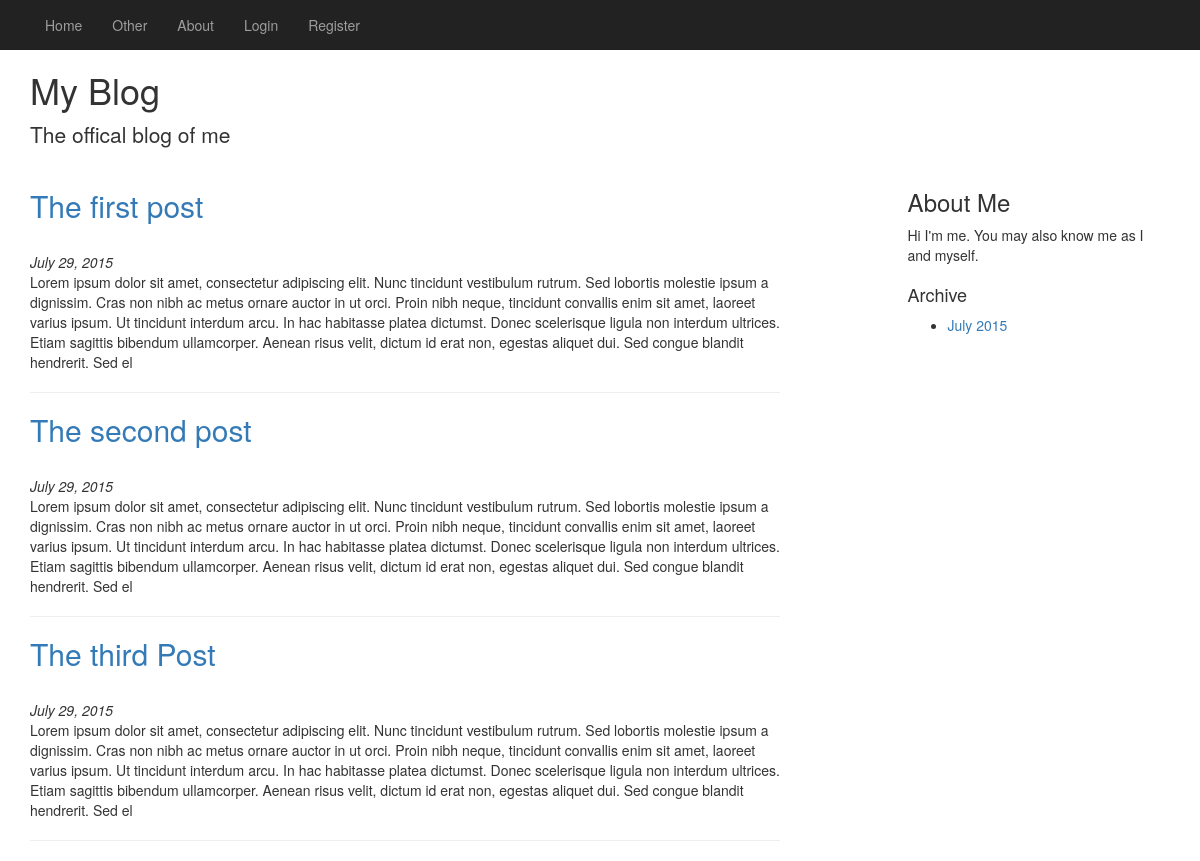
/blog/, run on an earlier commit of the app's database.
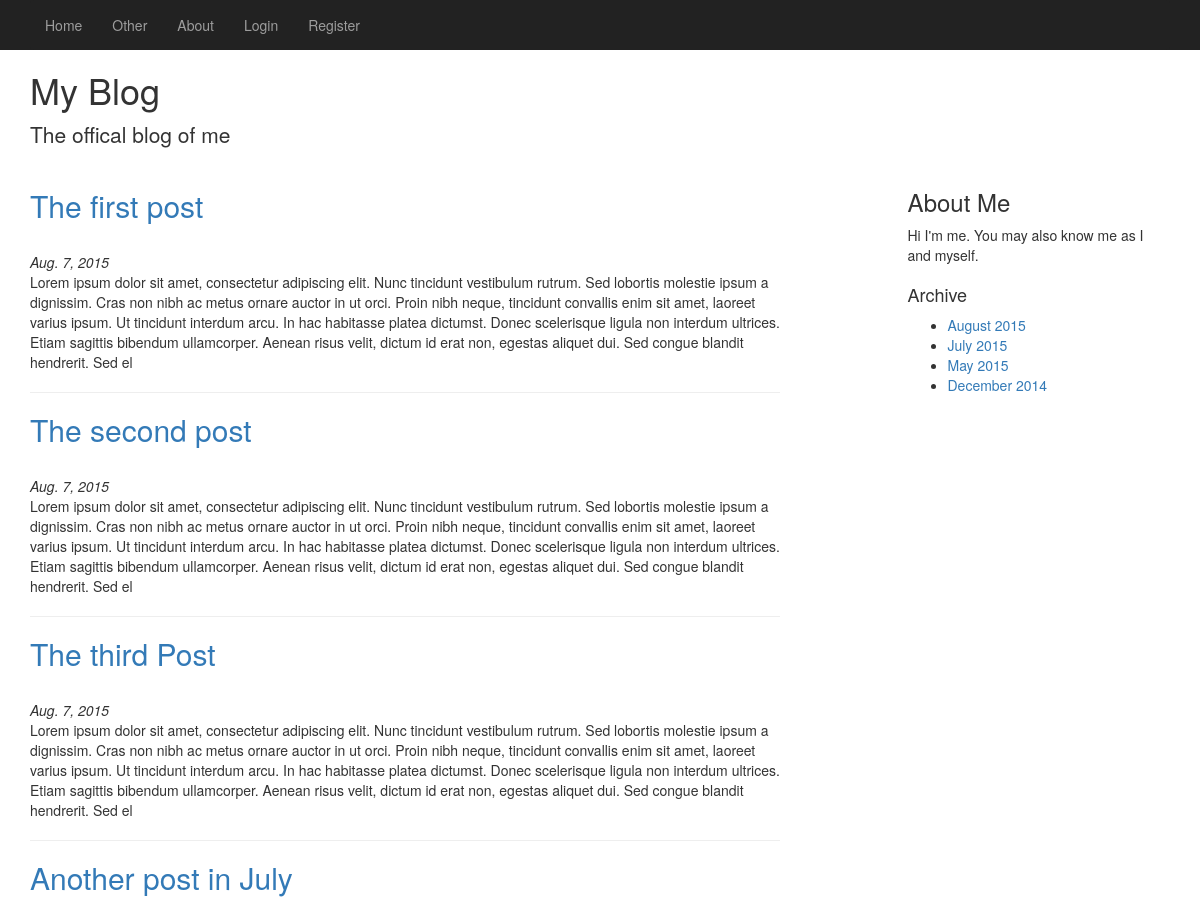
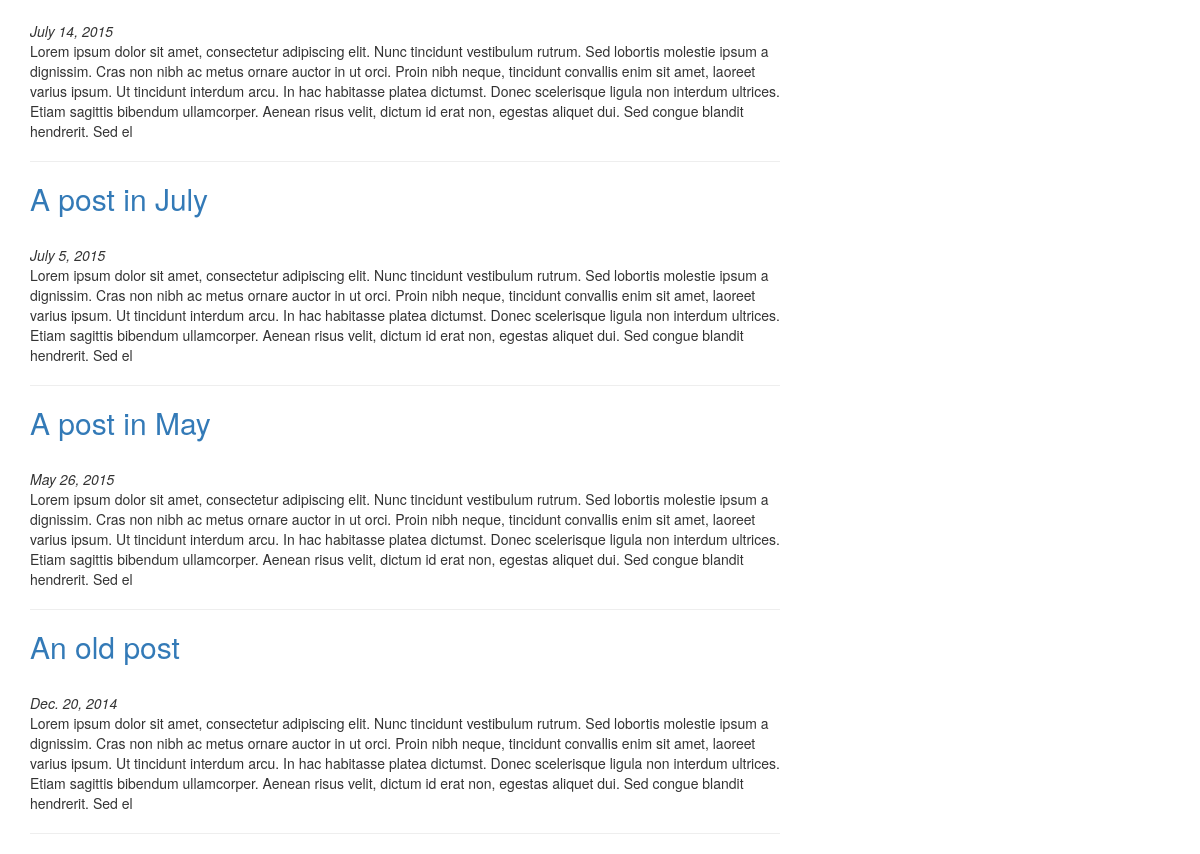
And on a later commit of the database (2 pictures, top to bottom).
### blog/models.py (models this page shows, shortened)
class BlogPost(models.Model):
    title = models.CharField(max_length=128)
    author = models.CharField(max_length=64)
    pubDate = models.DateField()
    slug = models.SlugField()
    body = models.TextField()
    summary = models.TextField()

### blog/views.py (the view)
def index(request):
    posts = BlogPost.objects.order_by('-pubDate')
    context_dict = {'posts': posts}
    return render(request, 'blog/index.html', context_dict)

### blog/templatetags/blog_extras.py (called while the page is built)
@register.inclusion_tag('blog/archive_template.html')
def print_dates():
    dates = []
    slugs = []
    posts = BlogPost.objects.all().order_by('-pubDate')
    for post in posts:
        date = post.pubDate.strftime("%B %Y")
        if date not in dates:
            dates.append(date)
    context_dict = {"dates": dates, "slugs": slugs}
    return context_dict

### templates/blog/index.html
{% extends 'blog/base.html' %}
{% block body_block %}
    {% if posts %}
        {% for post in posts %}
            <div>
                <h2 class="post-title">
                    <a href="{% url 'post' post.slug %}">{{ post.title }}</a>
                </h2>
                <br/>
                <em class="pubdate">{{ post.pubDate }}</em>
                <br/>
                <p class="post-summary">
                    {{ post.summary }}
                </p>
                <hr/>
            </div>
        {% endfor %}
    {% else %}
        There aren't any blog posts yet!
    {% endif %}
{% endblock %}

### templates/blog/base.html (shortened to what this page needs)
<!DOCTYPE html>
{% load staticfiles %}
{% load blog_extras %}
<html>
<head>
    <link rel="stylesheet" href="{% static 'bootstrap/css/bootstrap.css' %}">
    <link rel="stylesheet" href="{% static 'css/base.css' %}">
</head>
<body>
    <div class="blog-masthead">
        <div class="container">
            <nav class="navbar navbar-inverse">
                <ul class="nav navbar-nav">
                    <li><a class="nav-item" href="{% url 'index' %}">Home</a></li>
                    <li><a class="nav-item" href="#">Other</a></li>
                    <li><a class="nav-item" href="#">About</a></li>
                    {% if not user.is_authenticated %}
                    <li><a class="nav-item" href="{% url 'login' %}">Login</a></li>
                    <li><a class="nav-item" href="{% url 'register' %}">Register</a></li>
                    {% else %}
                    <li><a class="nav-item" href="{% url 'logout' %}">Logout</a></li>
                    {% endif %}
                </ul>
            </nav>
        </div>
    </div>
    <div class="container">
        <div class="header">
            <h1>My Blog</h1>
            <p class="lead">
                The offical blog of me
            </p>
        </div>
        <div class="row">
            <div class="col-sm-8">
                {% block body_block %}{% endblock %}
            </div>
            <div class="col-sm-3 col-sm-offset-1 sidebar">
                {% block sidebar %}
                    <div class="row">
                        <div class="col-sm-12">
                            <h3>About Me</h3>
                            <p>Hi I'm me. You may also know me as I and myself.</p>
                        </div>
                    </div>
                    <div class="row">
                        <div class = "col-sm-12">
                            <h4>Archive</h4>
                            <ul id="archivelist">
                                {% print_dates %}
                            </ul>
                        </div>
                    </div>
                {% endblock %}
            </div>
        </div>
    </div>
</body>
</html>

### templates/blog/archive_template.html
{% if dates %}
    {% for d in  dates %}
        <li><a href="{% url 'archive' %}">{{ d }}</a></li>
    {% endfor %}
{% else %}
    Looks like there haven't been any blog entries yet...
{% endif %}

### static/css/base.css (style rules this page uses)
.blog-masthead { background-color: #222; overflow: hidden; }
.blog-masthead > .container { height: 50px; }
.navbar-inverse { border-width: 0px; }

What changed in the data, as far as the page shows it:
changed BlogPost "The first post": pubDate "July 29, 2015" → "Aug. 7, 2015"
changed BlogPost "The second post": pubDate "July 29, 2015" → "Aug. 7, 2015"
changed BlogPost "The third Post": pubDate "July 29, 2015" → "Aug. 7, 2015"
added BlogPost: title "Another post in July", pubDate "July 14, 2015", summary "Lorem ipsum dolor sit amet, consectetur adipiscing elit. Nunc tincidunt vestibulum rutrum. Sed lobortis molestie ipsum a dignissim. Cras non nibh ac metus ornare auctor in ut orci. Proin nibh neque, tincidunt convallis enim sit amet, laoreet varius ipsum. Ut tincidunt interdum arcu. In hac habitasse platea dictumst. Donec scelerisque ligula non interdum ultrices. Etiam sagittis bibendum ullamcorper. Aenean risus velit, dictum id erat non, egestas aliquet dui. Sed congue blandit hendrerit. Sed el"
added BlogPost: title "A post in July", pubDate "July 5, 2015", summary "Lorem ipsum dolor sit amet, consectetur adipiscing elit. Nunc tincidunt vestibulum rutrum. Sed lobortis molestie ipsum a dignissim. Cras non nibh ac metus ornare auctor in ut orci. Proin nibh neque, tincidunt convallis enim sit amet, laoreet varius ipsum. Ut tincidunt interdum arcu. In hac habitasse platea dictumst. Donec scelerisque ligula non interdum ultrices. Etiam sagittis bibendum ullamcorper. Aenean risus velit, dictum id erat non, egestas aliquet dui. Sed congue blandit hendrerit. Sed el"
added BlogPost: title "A post in May", pubDate "May 26, 2015", summary "Lorem ipsum dolor sit amet, consectetur adipiscing elit. Nunc tincidunt vestibulum rutrum. Sed lobortis molestie ipsum a dignissim. Cras non nibh ac metus ornare auctor in ut orci. Proin nibh neque, tincidunt convallis enim sit amet, laoreet varius ipsum. Ut tincidunt interdum arcu. In hac habitasse platea dictumst. Donec scelerisque ligula non interdum ultrices. Etiam sagittis bibendum ullamcorper. Aenean risus velit, dictum id erat non, egestas aliquet dui. Sed congue blandit hendrerit. Sed el"
added BlogPost: title "An old post", pubDate "Dec. 20, 2014", summary "Lorem ipsum dolor sit amet, consectetur adipiscing elit. Nunc tincidunt vestibulum rutrum. Sed lobortis molestie ipsum a dignissim. Cras non nibh ac metus ornare auctor in ut orci. Proin nibh neque, tincidunt convallis enim sit amet, laoreet varius ipsum. Ut tincidunt interdum arcu. In hac habitasse platea dictumst. Donec scelerisque ligula non interdum ultrices. Etiam sagittis bibendum ullamcorper. Aenean risus velit, dictum id erat non, egestas aliquet dui. Sed congue blandit hendrerit. Sed el"
Also different on the page:
new list line: "August 2015"
new list line: "May 2015"
new list line: "December 2014"
